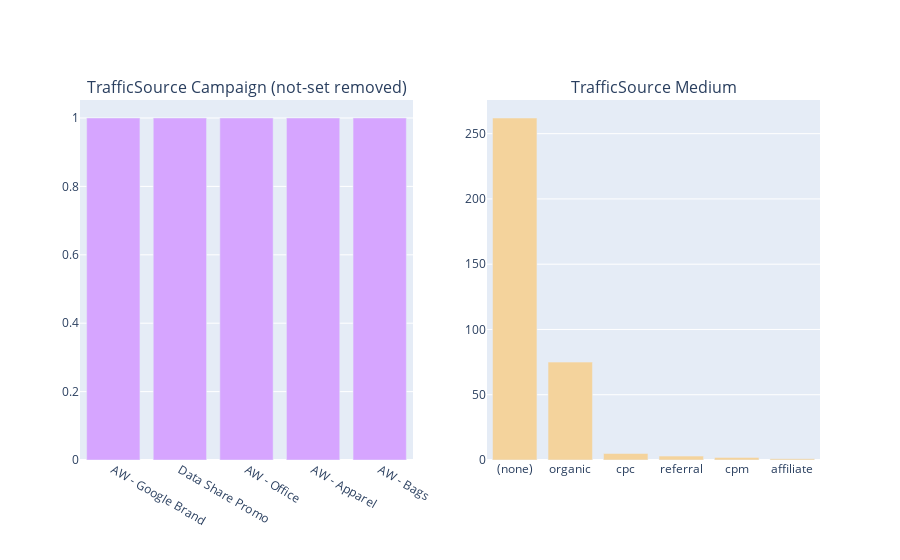

Notebook cell for this chart:
### Markdown cell above
### Traffic Attributes

### Code cell
fig = tools.make_subplots(rows=1, cols=2, subplot_titles=["TrafficSource Campaign (not-set removed)", "TrafficSource Medium"], print_grid=False)

colors = ["#d6a5ff", "#fca6da", "#f4d39c", "#a9fcca"]
t1 = tranc["trafficSource.campaign"].value_counts()
t2 = tranc["trafficSource.medium"].value_counts()
tr1 = go.Bar(x = t1.index, y = t1.values, marker=dict(color=colors[3]))
tr2 = go.Bar(x = t2.index, y = t2.values, marker=dict(color=colors[2]))
tr3 = go.Bar(x = t1.index[1:], y = t1.values[1:], marker=dict(color=colors[0]))
tr4 = go.Bar(x = t2.index[1:], y = t2.values[1:])

fig.append_trace(tr3, 1, 1)
fig.append_trace(tr2, 1, 2)
fig['layout'].update(height=400, margin=dict(b=100), showlegend=False)
iplot(fig)

### Figure 1 — Plotly figure (JSON) as saved in the notebook; plotly's stock layout.template omitted (floating-point values rounded to 4 significant figures)
{"data": [{"marker": {"color": "#d6a5ff"}, "type": "bar", "x": ["AW - Google Brand", "Data Share Promo", "AW - Office", "AW - Apparel", "AW - Bags"], "xaxis": "x", "y": [1, 1, 1, 1, 1], "yaxis": "y"}, {"marker": {"color": "#f4d39c"}, "type": "bar", "x": ["(none)", "organic", "cpc", "referral", "cpm", "affiliate"], "xaxis": "x2", "y": [262, 75, 5, 3, 2, 1], "yaxis": "y2"}], "layout": {"annotations": [{"font": {"size": 16}, "showarrow": false, "text": "TrafficSource Campaign (not-set removed)", "x": 0.225, "xanchor": "center", "xref": "paper", "y": 1, "yanchor": "bottom", "yref": "paper"}, {"font": {"size": 16}, "showarrow": false, "text": "TrafficSource Medium", "x": 0.775, "xanchor": "center", "xref": "paper", "y": 1, "yanchor": "bottom", "yref": "paper"}], "autosize": true, "margin": {"b": 100}, "showlegend": false, "xaxis": {"anchor": "y", "autorange": true, "domain": [0, 0.45], "range": [-0.5, 4.5], "type": "category"}, "xaxis2": {"anchor": "y2", "autorange": true, "domain": [0.55, 1], "range": [-0.5, 5.5], "type": "category"}, "yaxis": {"anchor": "x", "autorange": true, "domain": [0, 1], "range": [0, 1.053], "type": "linear"}, "yaxis2": {"anchor": "x2", "autorange": true, "domain": [0, 1], "range": [0, 275.8], "type": "linear"}}}
